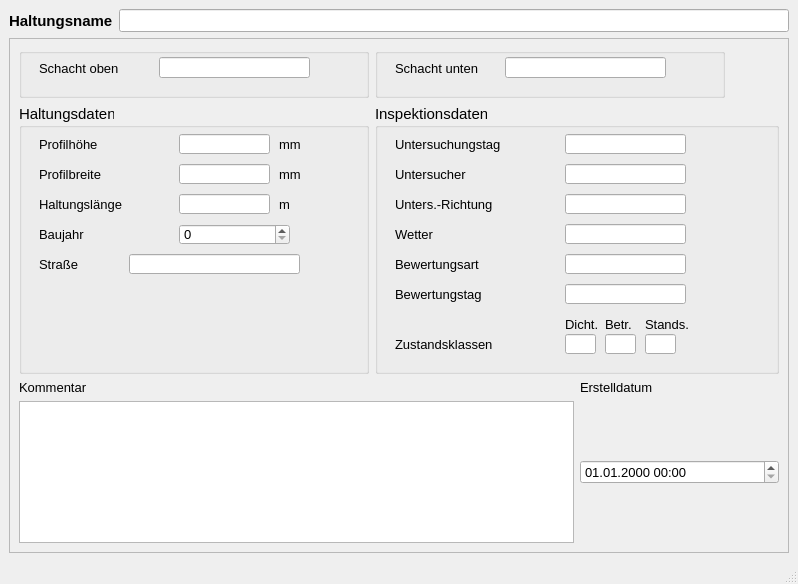
<?xml version="1.0" encoding="UTF-8"?>
<ui version="4.0">
 <class>MainWindow</class>
 <widget class="QMainWindow" name="MainWindow">
  <property name="geometry">
   <rect>
    <x>0</x>
    <y>0</y>
    <width>798</width>
    <height>584</height>
   </rect>
  </property>
  <property name="sizePolicy">
   <sizepolicy hsizetype="Preferred" vsizetype="Preferred">
    <horstretch>0</horstretch>
    <verstretch>0</verstretch>
   </sizepolicy>
  </property>
  <property name="minimumSize">
   <size>
    <width>0</width>
    <height>0</height>
   </size>
  </property>
  <property name="baseSize">
   <size>
    <width>0</width>
    <height>0</height>
   </size>
  </property>
  <property name="font">
   <font>
    <family>Tahoma</family>
    <pointsize>10</pointsize>
   </font>
  </property>
  <property name="windowTitle">
   <string>Haltung Untersuchungsdaten</string>
  </property>
  <widget class="QWidget" name="centralwidget">
   <layout class="QVBoxLayout" name="verticalLayout">
    <item>
     <layout class="QHBoxLayout" name="horizontalLayout">
      <item>
       <widget class="QLabel" name="label">
        <property name="font">
         <font>
          <family>Tahoma</family>
          <pointsize>11</pointsize>
          <weight>75</weight>
          <bold>true</bold>
         </font>
        </property>
        <property name="text">
         <string>Haltungsname</string>
        </property>
       </widget>
      </item>
      <item>
       <widget class="QLineEdit" name="haltnam">
        <property name="font">
         <font>
          <family>Tahoma</family>
          <pointsize>10</pointsize>
         </font>
        </property>
        <property name="toolTip">
         <string>&lt;html&gt;&lt;head/&gt;&lt;body&gt;&lt;p&gt;Eindeutige Bezeichung&lt;/p&gt;&lt;/body&gt;&lt;/html&gt;</string>
        </property>
        <property name="statusTip">
         <string>Eindeutige Bezeichung</string>
        </property>
       </widget>
      </item>
     </layout>
    </item>
    <item>
     <widget class="QScrollArea" name="scrollArea">
      <property name="widgetResizable">
       <bool>true</bool>
      </property>
      <widget class="QWidget" name="scrollAreaWidgetContents">
       <property name="geometry">
        <rect>
         <x>0</x>
         <y>0</y>
         <width>774</width>
         <height>471</height>
        </rect>
       </property>
       <layout class="QGridLayout" name="gridLayout">
        <item row="0" column="0">
         <widget class="QGroupBox" name="groupBox">
          <property name="minimumSize">
           <size>
            <width>350</width>
            <height>50</height>
           </size>
          </property>
          <property name="maximumSize">
           <size>
            <width>350</width>
            <height>50</height>
           </size>
          </property>
          <property name="font">
           <font>
            <family>Tahoma</family>
            <pointsize>11</pointsize>
           </font>
          </property>
          <property name="title">
           <string/>
          </property>
          <widget class="QLabel" name="label_3">
           <property name="geometry">
            <rect>
             <x>20</x>
             <y>10</y>
             <width>111</width>
             <height>21</height>
            </rect>
           </property>
           <property name="font">
            <font>
             <family>Tahoma</family>
             <pointsize>10</pointsize>
            </font>
           </property>
           <property name="text">
            <string>Schacht oben</string>
           </property>
          </widget>
          <widget class="QLineEdit" name="schoben">
           <property name="geometry">
            <rect>
             <x>140</x>
             <y>9</y>
             <width>151</width>
             <height>21</height>
            </rect>
           </property>
           <property name="font">
            <font>
             <family>Tahoma</family>
             <pointsize>10</pointsize>
            </font>
           </property>
           <property name="toolTip">
            <string>&lt;html&gt;&lt;head/&gt;&lt;body&gt;&lt;p&gt;Name des oberen Schachts&lt;/p&gt;&lt;/body&gt;&lt;/html&gt;</string>
           </property>
           <property name="statusTip">
            <string>Name des oberen Schachts</string>
           </property>
          </widget>
         </widget>
        </item>
        <item row="0" column="1" colspan="2">
         <widget class="QGroupBox" name="groupBox_3">
          <property name="minimumSize">
           <size>
            <width>350</width>
            <height>0</height>
           </size>
          </property>
          <property name="maximumSize">
           <size>
            <width>350</width>
            <height>16777215</height>
           </size>
          </property>
          <property name="font">
           <font>
            <family>Tahoma</family>
            <pointsize>11</pointsize>
           </font>
          </property>
          <property name="title">
           <string/>
          </property>
          <widget class="QLabel" name="label_9">
           <property name="geometry">
            <rect>
             <x>20</x>
             <y>10</y>
             <width>111</width>
             <height>21</height>
            </rect>
           </property>
           <property name="font">
            <font>
             <family>Tahoma</family>
             <pointsize>10</pointsize>
            </font>
           </property>
           <property name="text">
            <string>Schacht unten</string>
           </property>
          </widget>
          <widget class="QLineEdit" name="schunten">
           <property name="geometry">
            <rect>
             <x>130</x>
             <y>9</y>
             <width>161</width>
             <height>21</height>
            </rect>
           </property>
           <property name="font">
            <font>
             <family>Tahoma</family>
             <pointsize>10</pointsize>
            </font>
           </property>
           <property name="toolTip">
            <string>&lt;html&gt;&lt;head/&gt;&lt;body&gt;&lt;p&gt;Name des unteren Schachts&lt;/p&gt;&lt;/body&gt;&lt;/html&gt;</string>
           </property>
           <property name="statusTip">
            <string>Name des unteren Schachts</string>
           </property>
          </widget>
         </widget>
        </item>
        <item row="1" column="0">
         <widget class="QGroupBox" name="groupBox_2">
          <property name="minimumSize">
           <size>
            <width>0</width>
            <height>200</height>
           </size>
          </property>
          <property name="font">
           <font>
            <family>Tahoma</family>
            <pointsize>11</pointsize>
           </font>
          </property>
          <property name="title">
           <string>Haltungsdaten</string>
          </property>
          <widget class="QLabel" name="label_7">
           <property name="geometry">
            <rect>
             <x>20</x>
             <y>60</y>
             <width>101</width>
             <height>21</height>
            </rect>
           </property>
           <property name="font">
            <font>
             <family>Tahoma</family>
             <pointsize>10</pointsize>
            </font>
           </property>
           <property name="text">
            <string>Profilbreite</string>
           </property>
          </widget>
          <widget class="QLabel" name="label_20">
           <property name="geometry">
            <rect>
             <x>260</x>
             <y>60</y>
             <width>31</width>
             <height>21</height>
            </rect>
           </property>
           <property name="font">
            <font>
             <family>Tahoma</family>
             <pointsize>10</pointsize>
            </font>
           </property>
           <property name="text">
            <string>mm</string>
           </property>
          </widget>
          <widget class="QLabel" name="label_21">
           <property name="geometry">
            <rect>
             <x>260</x>
             <y>90</y>
             <width>31</width>
             <height>21</height>
            </rect>
           </property>
           <property name="font">
            <font>
             <family>Tahoma</family>
             <pointsize>10</pointsize>
            </font>
           </property>
           <property name="text">
            <string>m </string>
           </property>
          </widget>
          <widget class="QLineEdit" name="laenge">
           <property name="geometry">
            <rect>
             <x>160</x>
             <y>90</y>
             <width>91</width>
             <height>20</height>
            </rect>
           </property>
           <property name="font">
            <font>
             <family>Tahoma</family>
             <pointsize>10</pointsize>
            </font>
           </property>
           <property name="toolTip">
            <string/>
           </property>
           <property name="statusTip">
            <string/>
           </property>
          </widget>
          <widget class="QLabel" name="label_17">
           <property name="geometry">
            <rect>
             <x>20</x>
             <y>90</y>
             <width>131</width>
             <height>21</height>
            </rect>
           </property>
           <property name="font">
            <font>
             <family>Tahoma</family>
             <pointsize>10</pointsize>
            </font>
           </property>
           <property name="text">
            <string>Haltungslänge</string>
           </property>
          </widget>
          <widget class="QLineEdit" name="hoehe">
           <property name="geometry">
            <rect>
             <x>160</x>
             <y>30</y>
             <width>91</width>
             <height>20</height>
            </rect>
           </property>
           <property name="font">
            <font>
             <family>Tahoma</family>
             <pointsize>10</pointsize>
            </font>
           </property>
           <property name="toolTip">
            <string>&lt;html&gt;&lt;head/&gt;&lt;body&gt;&lt;p&gt;Bedeutung hängt vom Profiltyp ab&lt;/p&gt;&lt;/body&gt;&lt;/html&gt;</string>
           </property>
           <property name="statusTip">
            <string>Bedeutung hängt vom Profiltyp ab</string>
           </property>
          </widget>
          <widget class="QLabel" name="label_16">
           <property name="geometry">
            <rect>
             <x>260</x>
             <y>30</y>
             <width>31</width>
             <height>21</height>
            </rect>
           </property>
           <property name="font">
            <font>
             <family>Tahoma</family>
             <pointsize>10</pointsize>
            </font>
           </property>
           <property name="text">
            <string>mm</string>
           </property>
          </widget>
          <widget class="QLineEdit" name="breite">
           <property name="geometry">
            <rect>
             <x>160</x>
             <y>60</y>
             <width>91</width>
             <height>20</height>
            </rect>
           </property>
           <property name="font">
            <font>
             <family>Tahoma</family>
             <pointsize>10</pointsize>
            </font>
           </property>
           <property name="toolTip">
            <string>&lt;html&gt;&lt;head/&gt;&lt;body&gt;&lt;p&gt;Bedeutung hängt vom Profiltyp ab&lt;/p&gt;&lt;/body&gt;&lt;/html&gt;</string>
           </property>
           <property name="statusTip">
            <string>Bedeutung hängt vom Profiltyp ab</string>
           </property>
          </widget>
          <widget class="QLabel" name="label_6">
           <property name="geometry">
            <rect>
             <x>20</x>
             <y>30</y>
             <width>101</width>
             <height>21</height>
            </rect>
           </property>
           <property name="font">
            <font>
             <family>Tahoma</family>
             <pointsize>10</pointsize>
            </font>
           </property>
           <property name="text">
            <string>Profilhöhe</string>
           </property>
          </widget>
          <widget class="QLabel" name="label_60">
           <property name="geometry">
            <rect>
             <x>20</x>
             <y>120</y>
             <width>131</width>
             <height>21</height>
            </rect>
           </property>
           <property name="font">
            <font>
             <family>Tahoma</family>
             <pointsize>10</pointsize>
            </font>
           </property>
           <property name="text">
            <string>Baujahr</string>
           </property>
          </widget>
          <widget class="QSpinBox" name="Baujahr">
           <property name="geometry">
            <rect>
             <x>160</x>
             <y>120</y>
             <width>111</width>
             <height>21</height>
            </rect>
           </property>
           <property name="font">
            <font>
             <family>Tahoma</family>
             <pointsize>10</pointsize>
            </font>
           </property>
           <property name="toolTip">
            <string/>
           </property>
           <property name="statusTip">
            <string/>
           </property>
          </widget>
          <widget class="QLineEdit" name="strasse">
           <property name="geometry">
            <rect>
             <x>110</x>
             <y>150</y>
             <width>171</width>
             <height>20</height>
            </rect>
           </property>
           <property name="font">
            <font>
             <family>Tahoma</family>
             <pointsize>10</pointsize>
            </font>
           </property>
           <property name="toolTip">
            <string>&lt;html&gt;&lt;head/&gt;&lt;body&gt;&lt;p&gt;Straße&lt;/p&gt;&lt;/body&gt;&lt;/html&gt;</string>
           </property>
           <property name="statusTip">
            <string>Straße</string>
           </property>
          </widget>
          <widget class="QLabel" name="label_18">
           <property name="geometry">
            <rect>
             <x>20</x>
             <y>150</y>
             <width>121</width>
             <height>21</height>
            </rect>
           </property>
           <property name="font">
            <font>
             <family>Tahoma</family>
             <pointsize>10</pointsize>
            </font>
           </property>
           <property name="text">
            <string>Straße</string>
           </property>
          </widget>
         </widget>
        </item>
        <item row="1" column="1" colspan="2">
         <widget class="QGroupBox" name="groupBox_4">
          <property name="minimumSize">
           <size>
            <width>0</width>
            <height>270</height>
           </size>
          </property>
          <property name="font">
           <font>
            <family>Tahoma</family>
            <pointsize>11</pointsize>
           </font>
          </property>
          <property name="title">
           <string>Inspektionsdaten</string>
          </property>
          <widget class="QLabel" name="label_61">
           <property name="geometry">
            <rect>
             <x>20</x>
             <y>30</y>
             <width>151</width>
             <height>21</height>
            </rect>
           </property>
           <property name="font">
            <font>
             <family>Tahoma</family>
             <pointsize>10</pointsize>
            </font>
           </property>
           <property name="text">
            <string>Untersuchungstag</string>
           </property>
          </widget>
          <widget class="QLineEdit" name="untersuchtag">
           <property name="geometry">
            <rect>
             <x>190</x>
             <y>30</y>
             <width>121</width>
             <height>20</height>
            </rect>
           </property>
           <property name="font">
            <font>
             <family>Tahoma</family>
             <pointsize>10</pointsize>
            </font>
           </property>
           <property name="toolTip">
            <string>&lt;html&gt;&lt;head/&gt;&lt;body&gt;&lt;p&gt;Datum&lt;/p&gt;&lt;/body&gt;&lt;/html&gt;</string>
           </property>
           <property name="statusTip">
            <string>Datum</string>
           </property>
          </widget>
          <widget class="QLabel" name="label_62">
           <property name="geometry">
            <rect>
             <x>20</x>
             <y>60</y>
             <width>121</width>
             <height>21</height>
            </rect>
           </property>
           <property name="font">
            <font>
             <family>Tahoma</family>
             <pointsize>10</pointsize>
            </font>
           </property>
           <property name="text">
            <string>Untersucher</string>
           </property>
          </widget>
          <widget class="QLineEdit" name="untersucher">
           <property name="geometry">
            <rect>
             <x>190</x>
             <y>60</y>
             <width>121</width>
             <height>20</height>
            </rect>
           </property>
           <property name="font">
            <font>
             <family>Tahoma</family>
             <pointsize>10</pointsize>
            </font>
           </property>
           <property name="toolTip">
            <string>&lt;html&gt;&lt;head/&gt;&lt;body&gt;&lt;p&gt;Name bzw. Kürzel&lt;/p&gt;&lt;/body&gt;&lt;/html&gt;</string>
           </property>
           <property name="statusTip">
            <string>Name bzw. Kürzel</string>
           </property>
          </widget>
          <widget class="QLabel" name="label_63">
           <property name="geometry">
            <rect>
             <x>20</x>
             <y>120</y>
             <width>121</width>
             <height>21</height>
            </rect>
           </property>
           <property name="font">
            <font>
             <family>Tahoma</family>
             <pointsize>10</pointsize>
            </font>
           </property>
           <property name="text">
            <string>Wetter</string>
           </property>
          </widget>
          <widget class="QLineEdit" name="wetter">
           <property name="geometry">
            <rect>
             <x>190</x>
             <y>120</y>
             <width>121</width>
             <height>20</height>
            </rect>
           </property>
           <property name="font">
            <font>
             <family>Tahoma</family>
             <pointsize>10</pointsize>
            </font>
           </property>
           <property name="toolTip">
            <string>&lt;html&gt;&lt;head/&gt;&lt;body&gt;&lt;p&gt;Wetter am Untersuchungstag&lt;/p&gt;&lt;/body&gt;&lt;/html&gt;</string>
           </property>
           <property name="statusTip">
            <string>Wetter am Untersuchungstag</string>
           </property>
          </widget>
          <widget class="QLabel" name="label_64">
           <property name="geometry">
            <rect>
             <x>20</x>
             <y>150</y>
             <width>121</width>
             <height>21</height>
            </rect>
           </property>
           <property name="font">
            <font>
             <family>Tahoma</family>
             <pointsize>10</pointsize>
            </font>
           </property>
           <property name="text">
            <string>Bewertungsart</string>
           </property>
          </widget>
          <widget class="QLineEdit" name="bewertungsart">
           <property name="geometry">
            <rect>
             <x>190</x>
             <y>150</y>
             <width>121</width>
             <height>20</height>
            </rect>
           </property>
           <property name="font">
            <font>
             <family>Tahoma</family>
             <pointsize>10</pointsize>
            </font>
           </property>
           <property name="toolTip">
            <string>&lt;html&gt;&lt;head/&gt;&lt;body&gt;&lt;p&gt;Bezeichnung des verwendeten Bewertungsmodells (z.B. DWA-M 149-3)&lt;/p&gt;&lt;/body&gt;&lt;/html&gt;</string>
           </property>
           <property name="statusTip">
            <string>Bezeichnung des verwendeten Bewertungsmodells (z.B. DWA-M 149-3)</string>
           </property>
          </widget>
          <widget class="QLabel" name="label_65">
           <property name="geometry">
            <rect>
             <x>20</x>
             <y>180</y>
             <width>121</width>
             <height>21</height>
            </rect>
           </property>
           <property name="font">
            <font>
             <family>Tahoma</family>
             <pointsize>10</pointsize>
            </font>
           </property>
           <property name="text">
            <string>Bewertungstag</string>
           </property>
          </widget>
          <widget class="QLineEdit" name="bewertungstag">
           <property name="geometry">
            <rect>
             <x>190</x>
             <y>180</y>
             <width>121</width>
             <height>20</height>
            </rect>
           </property>
           <property name="font">
            <font>
             <family>Tahoma</family>
             <pointsize>10</pointsize>
            </font>
           </property>
           <property name="toolTip">
            <string>&lt;html&gt;&lt;head/&gt;&lt;body&gt;&lt;p&gt;Datum des Tages, an dem die Bewertung durchgeführt wurde&lt;/p&gt;&lt;/body&gt;&lt;/html&gt;</string>
           </property>
           <property name="statusTip">
            <string>Datum des Tages, an dem die Bewertung durchgeführt wurde</string>
           </property>
          </widget>
          <widget class="QLabel" name="label_38">
           <property name="geometry">
            <rect>
             <x>270</x>
             <y>210</y>
             <width>51</width>
             <height>21</height>
            </rect>
           </property>
           <property name="font">
            <font>
             <family>Tahoma</family>
             <pointsize>10</pointsize>
            </font>
           </property>
           <property name="text">
            <string>Stands.</string>
           </property>
          </widget>
          <widget class="QLabel" name="label_37">
           <property name="geometry">
            <rect>
             <x>230</x>
             <y>210</y>
             <width>41</width>
             <height>21</height>
            </rect>
           </property>
           <property name="font">
            <font>
             <family>Tahoma</family>
             <pointsize>10</pointsize>
            </font>
           </property>
           <property name="text">
            <string>Betr.</string>
           </property>
          </widget>
          <widget class="QLabel" name="label_36">
           <property name="geometry">
            <rect>
             <x>20</x>
             <y>230</y>
             <width>131</width>
             <height>21</height>
            </rect>
           </property>
           <property name="font">
            <font>
             <family>Tahoma</family>
             <pointsize>10</pointsize>
            </font>
           </property>
           <property name="text">
            <string>Zustandsklassen</string>
           </property>
          </widget>
          <widget class="QLabel" name="label_39">
           <property name="geometry">
            <rect>
             <x>190</x>
             <y>210</y>
             <width>41</width>
             <height>21</height>
            </rect>
           </property>
           <property name="font">
            <font>
             <family>Tahoma</family>
             <pointsize>10</pointsize>
            </font>
           </property>
           <property name="text">
            <string>Dicht.</string>
           </property>
          </widget>
          <widget class="QLineEdit" name="max_ZD">
           <property name="geometry">
            <rect>
             <x>190</x>
             <y>230</y>
             <width>31</width>
             <height>20</height>
            </rect>
           </property>
           <property name="toolTip">
            <string>&lt;html&gt;&lt;head/&gt;&lt;body&gt;&lt;p&gt;Zustandsklasse Dichtheit&lt;/p&gt;&lt;/body&gt;&lt;/html&gt;</string>
           </property>
           <property name="statusTip">
            <string>Zustandsklasse Dichtheit</string>
           </property>
          </widget>
          <widget class="QLineEdit" name="max_ZS">
           <property name="geometry">
            <rect>
             <x>270</x>
             <y>230</y>
             <width>31</width>
             <height>20</height>
            </rect>
           </property>
           <property name="toolTip">
            <string>&lt;html&gt;&lt;head/&gt;&lt;body&gt;&lt;p&gt;Zustandsklasse Standsicherheit&lt;/p&gt;&lt;/body&gt;&lt;/html&gt;</string>
           </property>
           <property name="statusTip">
            <string>Zustandsklasse Standsicherheit</string>
           </property>
          </widget>
          <widget class="QLineEdit" name="max_ZB">
           <property name="geometry">
            <rect>
             <x>230</x>
             <y>230</y>
             <width>31</width>
             <height>20</height>
            </rect>
           </property>
           <property name="toolTip">
            <string>&lt;html&gt;&lt;head/&gt;&lt;body&gt;&lt;p&gt;Zustandsklasse Betriebssicherheit&lt;/p&gt;&lt;/body&gt;&lt;/html&gt;</string>
           </property>
           <property name="statusTip">
            <string>Zustandsklasse Betriebssicherheit</string>
           </property>
          </widget>
          <widget class="QLabel" name="label_66">
           <property name="geometry">
            <rect>
             <x>20</x>
             <y>90</y>
             <width>141</width>
             <height>21</height>
            </rect>
           </property>
           <property name="font">
            <font>
             <family>Tahoma</family>
             <pointsize>10</pointsize>
            </font>
           </property>
           <property name="text">
            <string>Unters.-Richtung</string>
           </property>
          </widget>
          <widget class="QLineEdit" name="untersuchrichtung">
           <property name="geometry">
            <rect>
             <x>190</x>
             <y>90</y>
             <width>121</width>
             <height>20</height>
            </rect>
           </property>
           <property name="font">
            <font>
             <family>Tahoma</family>
             <pointsize>10</pointsize>
            </font>
           </property>
           <property name="toolTip">
            <string>&lt;html&gt;&lt;head/&gt;&lt;body&gt;&lt;p&gt;Untersuchungsrichtung&lt;/p&gt;&lt;/body&gt;&lt;/html&gt;</string>
           </property>
           <property name="statusTip">
            <string>Untersuchungsrichtung</string>
           </property>
          </widget>
         </widget>
        </item>
        <item row="2" column="0">
         <widget class="QLabel" name="label_22">
          <property name="font">
           <font>
            <family>Tahoma</family>
            <pointsize>10</pointsize>
           </font>
          </property>
          <property name="text">
           <string>Kommentar</string>
          </property>
         </widget>
        </item>
        <item row="2" column="2">
         <widget class="QLabel" name="label_71">
          <property name="text">
           <string>Erstelldatum</string>
          </property>
         </widget>
        </item>
        <item row="3" column="0" colspan="2">
         <widget class="QTextEdit" name="kommentar">
          <property name="font">
           <font>
            <family>Tahoma</family>
            <pointsize>10</pointsize>
           </font>
          </property>
          <property name="toolTip">
           <string>&lt;html&gt;&lt;head/&gt;&lt;body&gt;&lt;p&gt;Platz für zusätzliche Kommentare&lt;/p&gt;&lt;/body&gt;&lt;/html&gt;</string>
          </property>
          <property name="statusTip">
           <string>Platz für zusätzliche Kommentare</string>
          </property>
         </widget>
        </item>
        <item row="3" column="2">
         <widget class="QgsDateTimeEdit" name="createdat">
          <property name="font">
           <font>
            <family>Tahoma</family>
            <pointsize>10</pointsize>
           </font>
          </property>
          <property name="currentSection">
           <enum>QDateTimeEdit::DaySection</enum>
          </property>
          <property name="displayFormat">
           <string>dd.MM.yyyy HH:mm</string>
          </property>
         </widget>
        </item>
       </layout>
      </widget>
     </widget>
    </item>
   </layout>
  </widget>
  <widget class="QMenuBar" name="menubar">
   <property name="geometry">
    <rect>
     <x>0</x>
     <y>0</y>
     <width>798</width>
     <height>27</height>
    </rect>
   </property>
  </widget>
  <widget class="QStatusBar" name="statusbar"/>
 </widget>
 <customwidgets>
  <customwidget>
   <class>QgsDateTimeEdit</class>
   <extends>QDateTimeEdit</extends>
   <header>qgsdatetimeedit.h</header>
  </customwidget>
 </customwidgets>
 <tabstops>
  <tabstop>haltnam</tabstop>
  <tabstop>hoehe</tabstop>
  <tabstop>breite</tabstop>
  <tabstop>laenge</tabstop>
  <tabstop>createdat</tabstop>
  <tabstop>kommentar</tabstop>
 </tabstops>
 <resources/>
 <connections/>
</ui>
